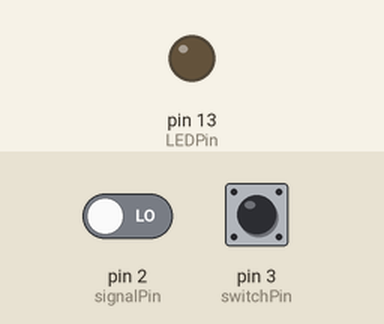
Bench run of a sketch on a simulated Arduino Uno, built with avr-gcc and run on an emulated ATmega328P. Parts: output pins drawn as LEDs (lit = HIGH). The test bench sets the inputs (shaded band); at power-on: pin 3 (switchPin) HIGH, pin 2 (signalPin) LOW.

Above: at 1.2 s.
1.3 s: pin 3 (switchPin) pulled LOW for 0.15 s
At 2.4 s:
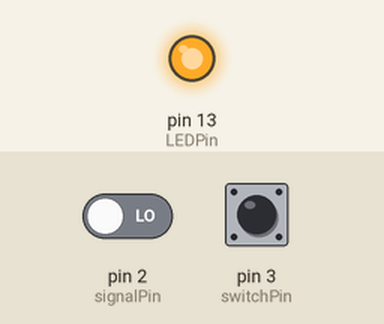
4.4 s: pin 3 (switchPin) pulled LOW for 1 s
At 6.0 s:
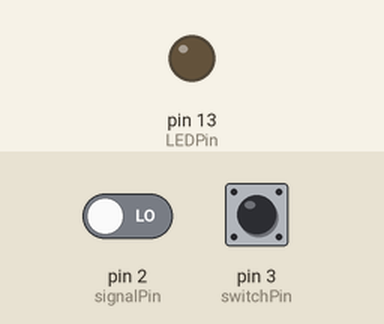
6.9 s: pin 3 (switchPin) pulled LOW for 3.2 s
At 10.8 s:
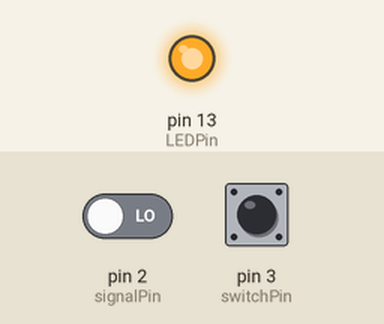
Timing chart, 0 to 12.3 s (numbered marks = the images above; inputs shaded):
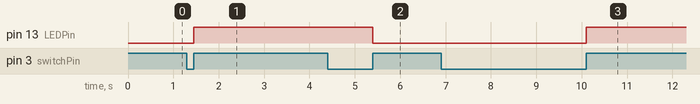

The sketch:

rotary.ino
```cpp
#define signalPin 2
#define switchPin 3
#define LEDPin 13

bool isOn = false;
unsigned long t0;

void step() {
	unsigned long time = (micros()-t0) >> 2;
	Serial.write(0xff);
	Serial.write((time >> 0x10) & 0xff);
	Serial.write((time >> 0x08) & 0xff);
	Serial.write((time >> 0x00) & 0xff);
}

void sw() {
	if(isOn) {
		isOn = false;
		digitalWrite(LEDPin, LOW);
		detachInterrupt(digitalPinToInterrupt(signalPin));
	} else {
		isOn = true;
		t0 = micros();
		digitalWrite(LEDPin, HIGH);
		attachInterrupt(digitalPinToInterrupt(signalPin), step, RISING);
	}
}

void setup() {
	Serial.begin(1000000);
	pinMode(signalPin, INPUT);
	pinMode(switchPin, INPUT);
	pinMode(LEDPin, OUTPUT);
	digitalWrite(LEDPin, LOW);
	attachInterrupt(digitalPinToInterrupt(switchPin), sw, RISING);
}

void loop() {
}
```

Measured:
- after the input at 1.3 s, pin 13 (LEDPin): LOW → HIGH after 0.15 s
- after the input at 4.4 s, pin 13 (LEDPin): HIGH → LOW after 1.0 s
- after the input at 6.9 s, pin 13 (LEDPin): LOW → HIGH after 3.2 s
